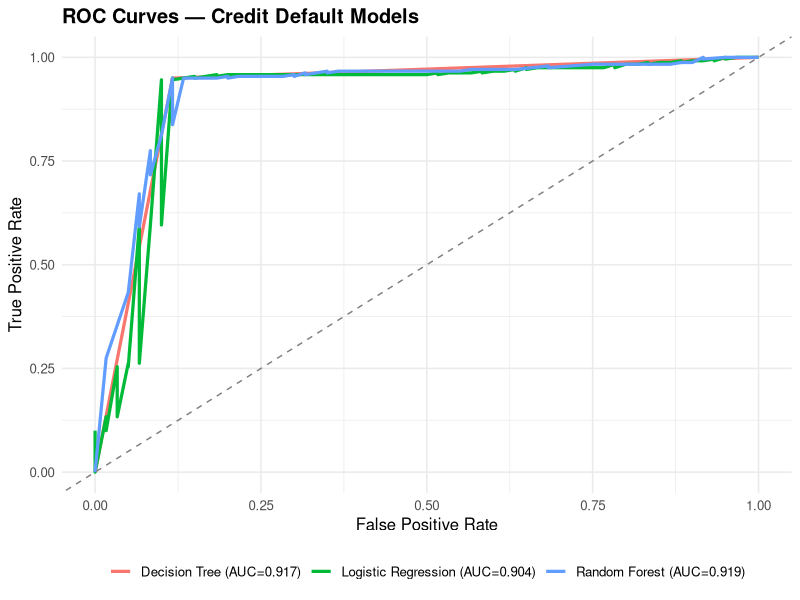
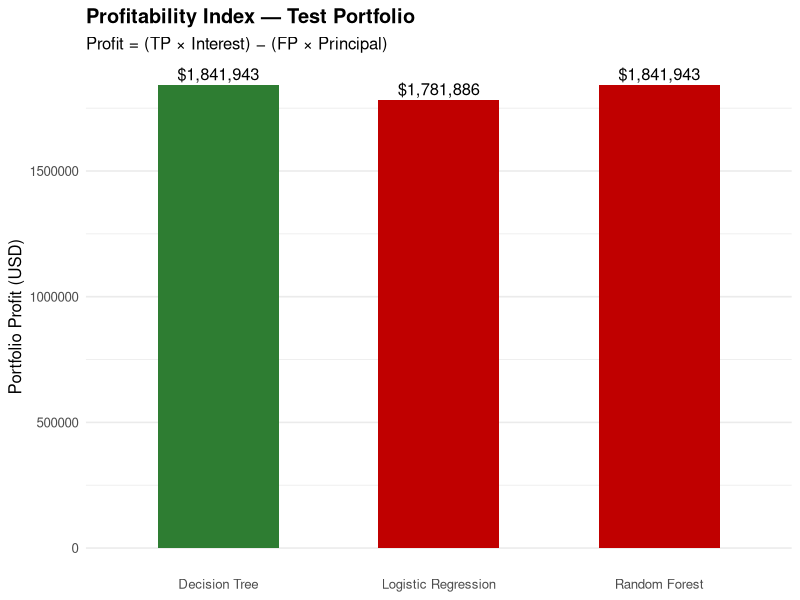
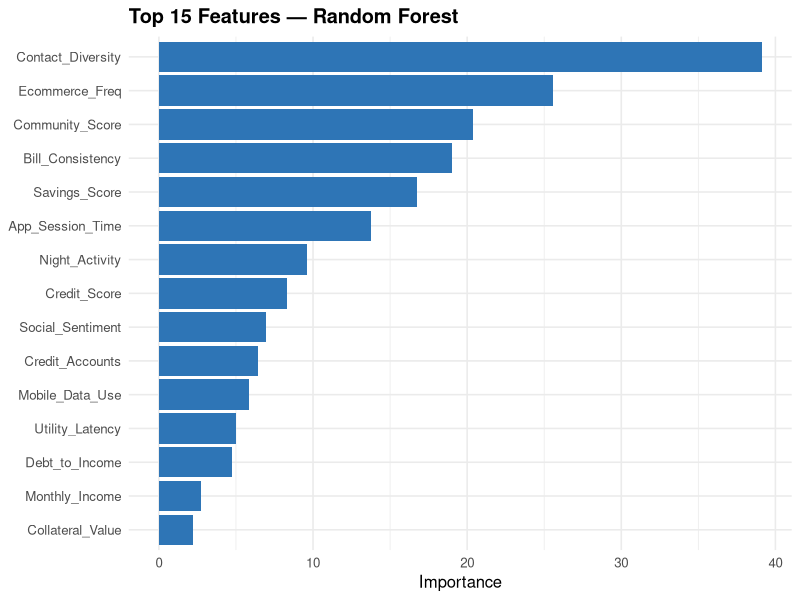
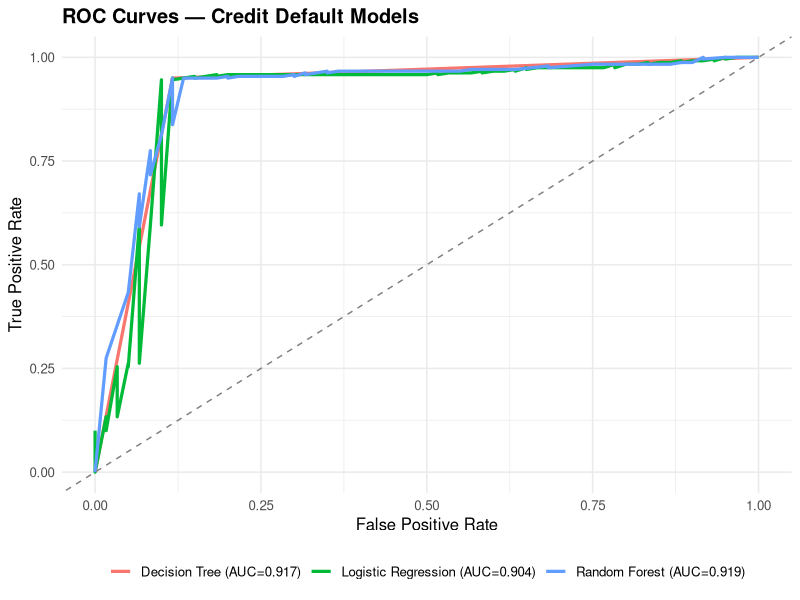
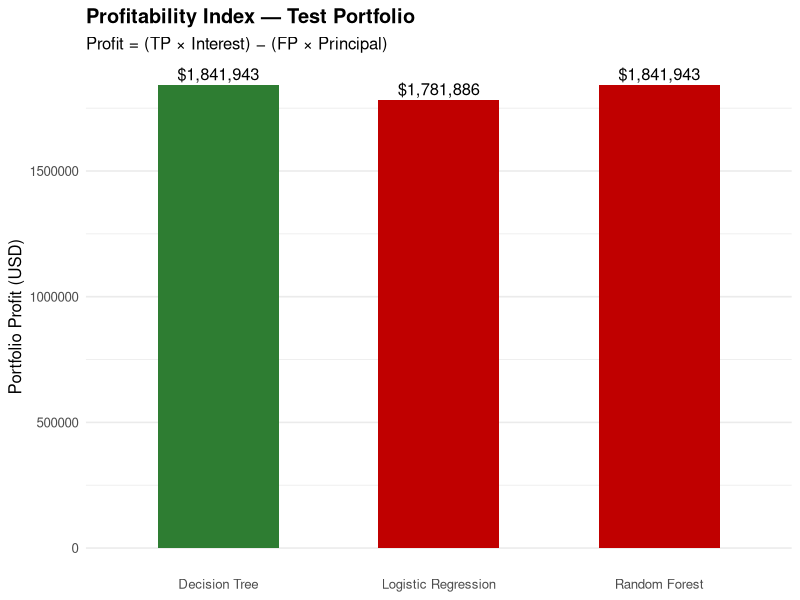
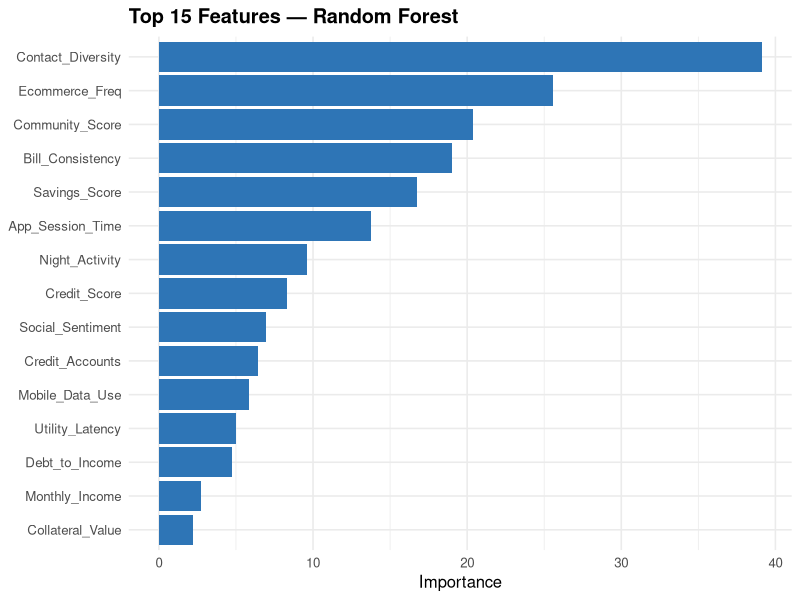

Write the R code that produced these figures, in order.
# ═══════════════════════════════════════════════════════════════════════════
# APEX CREDIT SENTINEL — R Pipeline (run in RStudio)
# Put borrower_data.csv in the same folder as this script, then Source it.
# ═══════════════════════════════════════════════════════════════════════════

# Auto-install + load packages
needed <- c("dplyr", "ggplot2", "rpart", "randomForest", "pROC", "caret")
missing <- needed[!needed %in% installed.packages()[, "Package"]]
if (length(missing)) install.packages(missing)
invisible(lapply(needed, library, character.only = TRUE))

set.seed(42)
THRESHOLD <- 0.65

# ─── STEP 1: Load dataset ───────────────────────────────────────────────────
cat("STEP 1 — Loading borrower_data.csv...\n")
if (!file.exists("borrower_data.csv")) {
  stop("Put borrower_data.csv in the same folder as this script.")
}
df <- read.csv("borrower_data.csv")
df$Loan_Status <- factor(df$Loan_Status, levels = c(0, 1),
                          labels = c("Default", "Paid"))
cat(sprintf("  Rows: %d | Default rate: %.1f%%\n\n",
            nrow(df), mean(df$Loan_Status == "Default") * 100))

# ─── STEP 2: 70/30 stratified split ─────────────────────────────────────────
cat("STEP 2 — Splitting 70/30 stratified...\n")
train_idx <- createDataPartition(df$Loan_Status, p = 0.70, list = FALSE)
train <- df[train_idx, ]
test  <- df[-train_idx, ]
cat(sprintf("  Train: %d | Test: %d\n\n", nrow(train), nrow(test)))

# ─── STEP 3: Train 3 models ─────────────────────────────────────────────────
cat("STEP 3 — Training 3 models...\n")
m_logit <- glm(Loan_Status ~ ., data = train, family = binomial())
m_tree  <- rpart(Loan_Status ~ ., data = train, method = "class",
                 control = rpart.control(maxdepth = 3, minbucket = 40, cp = 0.005))
m_rf    <- randomForest(Loan_Status ~ ., data = train,
                        ntree = 200, mtry = 4, nodesize = 15)
cat("  ✓ Logistic Regression | Decision Tree | Random Forest trained\n\n")

# ─── STEP 4: Evaluate + Profitability Index ─────────────────────────────────
cat("STEP 4 — Evaluating + Profitability...\n")

profitability <- function(actual, predicted, test_df, rate = 0.18) {
  profit <- 0
  for (i in seq_along(actual)) {
    if (predicted[i] == "Paid" && actual[i] == "Paid") {
      profit <- profit + test_df$Loan_Amount[i] * rate * 2
    } else if (predicted[i] == "Paid" && actual[i] == "Default") {
      profit <- profit - test_df$Loan_Amount[i]
    }
  }
  profit
}

eval_model <- function(name, model, test_df, type) {
  if (type == "glm") {
    proba <- predict(model, newdata = test_df, type = "response")
  } else if (type == "tree") {
    proba <- predict(model, newdata = test_df, type = "prob")[, "Paid"]
  } else {
    proba <- predict(model, newdata = test_df, type = "prob")[, "Paid"]
  }
  pred <- factor(ifelse(proba >= THRESHOLD, "Paid", "Default"),
                  levels = c("Default", "Paid"))
  cm <- confusionMatrix(pred, test_df$Loan_Status, positive = "Paid")
  tn <- cm$table["Default", "Default"]; fp <- cm$table["Paid", "Default"]
  fn <- cm$table["Default", "Paid"];    tp <- cm$table["Paid", "Paid"]
  auc_val <- as.numeric(pROC::auc(roc(test_df$Loan_Status, proba,
                                       levels = c("Default", "Paid"),
                                       direction = "<", quiet = TRUE)))
  list(
    Model = name,
    AUC_ROC = round(auc_val, 3),
    Accuracy = round(as.numeric(cm$overall["Accuracy"]), 3),
    False_Positive_Rate = round(fp / (fp + tn), 3),
    TP = tp, FP = fp, TN = tn, FN = fn,
    Profitability_USD = round(profitability(test_df$Loan_Status, pred, test_df), 0),
    proba = proba
  )
}

r1 <- eval_model("Logistic Regression", m_logit, test, "glm")
r2 <- eval_model("Decision Tree",       m_tree,  test, "tree")
r3 <- eval_model("Random Forest",       m_rf,    test, "rf")

dashboard <- data.frame(
  Model               = c(r1$Model, r2$Model, r3$Model),
  AUC_ROC             = c(r1$AUC_ROC, r2$AUC_ROC, r3$AUC_ROC),
  Accuracy            = c(r1$Accuracy, r2$Accuracy, r3$Accuracy),
  False_Positive_Rate = c(r1$False_Positive_Rate, r2$False_Positive_Rate, r3$False_Positive_Rate),
  TP                  = c(r1$TP, r2$TP, r3$TP),
  FP                  = c(r1$FP, r2$FP, r3$FP),
  TN                  = c(r1$TN, r2$TN, r3$TN),
  FN                  = c(r1$FN, r2$FN, r3$FN),
  Profitability_USD   = c(r1$Profitability_USD, r2$Profitability_USD, r3$Profitability_USD)
)
cat("\n════════════ MANAGER DASHBOARD ════════════\n")
print(dashboard, row.names = FALSE)

winner <- dashboard$Model[which.max(dashboard$Profitability_USD)]
cat(sprintf("\n🏆 WINNER: %s | $%s profit | AUC %.3f\n",
            winner,
            format(max(dashboard$Profitability_USD), big.mark = ","),
            dashboard$AUC_ROC[dashboard$Model == winner]))

write.csv(dashboard, "model_dashboard.csv", row.names = FALSE)

# ─── STEP 5: Charts ─────────────────────────────────────────────────────────
cat("\nSTEP 5 — Plotting charts...\n")
roc1 <- roc(test$Loan_Status, r1$proba, levels = c("Default","Paid"), direction = "<", quiet = TRUE)
roc2 <- roc(test$Loan_Status, r2$proba, levels = c("Default","Paid"), direction = "<", quiet = TRUE)
roc3 <- roc(test$Loan_Status, r3$proba, levels = c("Default","Paid"), direction = "<", quiet = TRUE)

roc_df <- rbind(
  data.frame(Model = sprintf("Logistic Regression (AUC=%.3f)", r1$AUC_ROC),
             FPR = 1 - roc1$specificities, TPR = roc1$sensitivities),
  data.frame(Model = sprintf("Decision Tree (AUC=%.3f)", r2$AUC_ROC),
             FPR = 1 - roc2$specificities, TPR = roc2$sensitivities),
  data.frame(Model = sprintf("Random Forest (AUC=%.3f)", r3$AUC_ROC),
             FPR = 1 - roc3$specificities, TPR = roc3$sensitivities)
)
p_roc <- ggplot(roc_df, aes(FPR, TPR, color = Model)) +
  geom_line(linewidth = 1.1) +
  geom_abline(slope = 1, linetype = "dashed", color = "grey50") +
  labs(title = "ROC Curves — Credit Default Models",
       x = "False Positive Rate", y = "True Positive Rate") +
  theme_minimal(base_size = 12) +
  theme(legend.position = "bottom", legend.title = element_blank(),
        plot.title = element_text(face = "bold"))
print(p_roc)
ggsave("roc_curves.png", p_roc, width = 7, height = 6, dpi = 150)

dashboard$is_winner <- dashboard$Model == winner
p_profit <- ggplot(dashboard, aes(Model, Profitability_USD, fill = is_winner)) +
  geom_col(width = 0.55) +
  geom_text(aes(label = paste0("$", format(Profitability_USD, big.mark = ","))),
            vjust = -0.4, size = 4.2) +
  scale_fill_manual(values = c(`FALSE` = "#C00000", `TRUE` = "#2E7D32"), guide = "none") +
  labs(title = "Profitability Index — Test Portfolio",
       subtitle = "Profit = (TP × Interest) − (FP × Principal)",
       x = NULL, y = "Portfolio Profit (USD)") +
  theme_minimal(base_size = 12) +
  theme(plot.title = element_text(face = "bold"),
        panel.grid.major.x = element_blank())
print(p_profit)
ggsave("profitability.png", p_profit, width = 8, height = 5, dpi = 150)

imp <- importance(m_rf)
imp_df <- data.frame(Feature = rownames(imp), Importance = imp[, 1])
imp_df <- imp_df[order(imp_df$Importance), ]
imp_df$Feature <- factor(imp_df$Feature, levels = imp_df$Feature)
p_imp <- ggplot(tail(imp_df, 15), aes(Importance, Feature)) +
  geom_col(fill = "#2E75B6") +
  labs(title = "Top 15 Features — Random Forest", x = "Importance", y = NULL) +
  theme_minimal(base_size = 12) +
  theme(plot.title = element_text(face = "bold"))
print(p_imp)
ggsave("feature_importance.png", p_imp, width = 9, height = 6, dpi = 150)

cat("\n═══════════════════════════════════════════════════════════\n")
cat("  ✓ PIPELINE COMPLETE — files saved in:", getwd(), "\n")
cat("═══════════════════════════════════════════════════════════\n")
